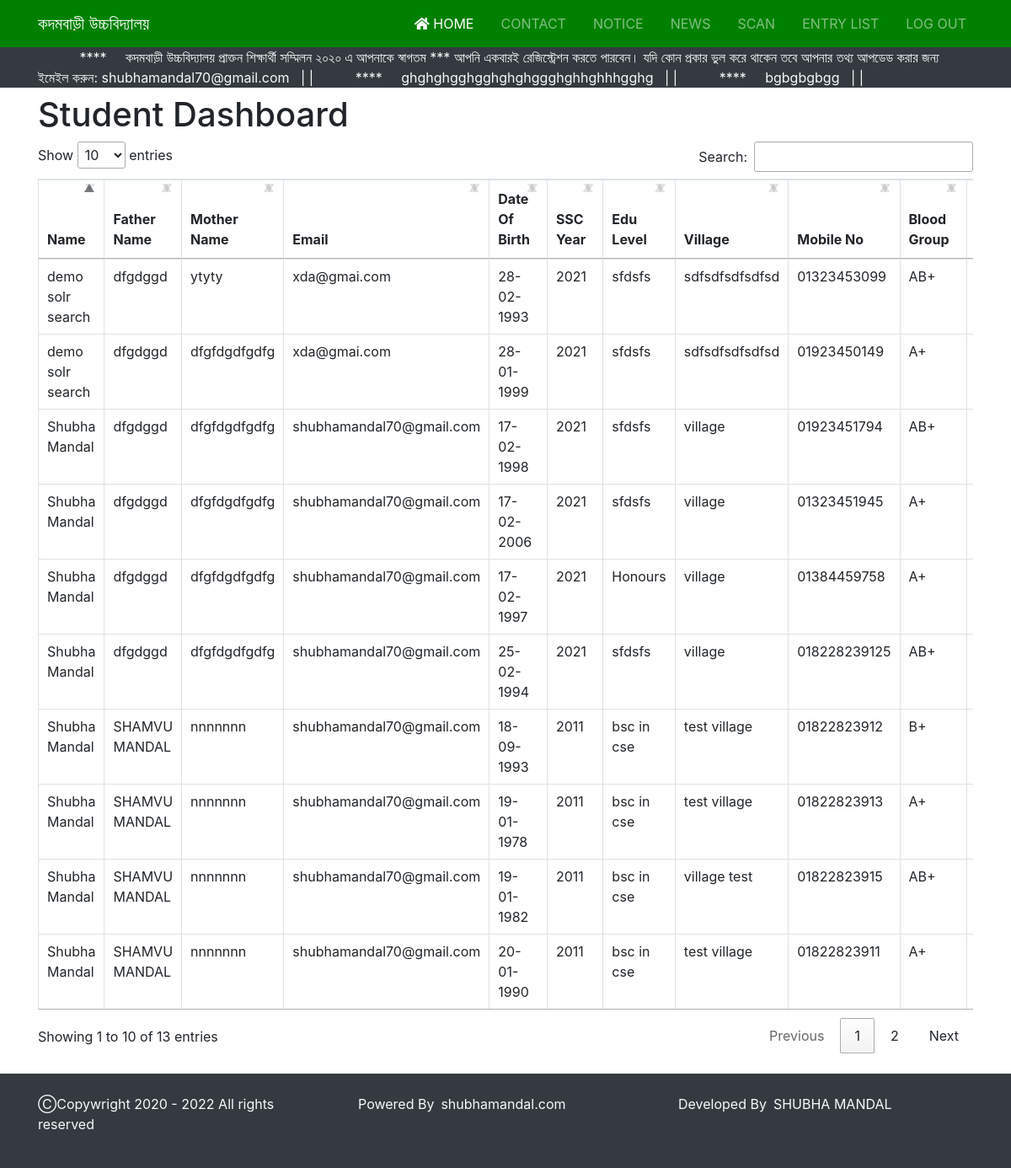
Screenshot of /src/user_dash_board/index.php (signed in) with the database file from the repository.
### tables this page shows
CREATE TABLE `news` (
  `id` int(11) NOT NULL,
  `title` varchar(50) NOT NULL,
  `news_description` varchar(500) NOT NULL,
  `date` datetime NOT NULL DEFAULT current_timestamp()
);

CREATE TABLE `students` (
  `id` int(10) NOT NULL,
  `name` varchar(30) NOT NULL,
  `father_name` varchar(40) NOT NULL,
  `mother_name` varchar(40) NOT NULL,
  `email` varchar(30) NOT NULL,
  `dob` datetime NOT NULL DEFAULT current_timestamp(),
  `exam` varchar(20) NOT NULL,
  `last_edu` varchar(25) NOT NULL,
  `village` varchar(50) NOT NULL,
  `mobile` varchar(20) NOT NULL,
  `blood` varchar(20) NOT NULL,
  `bkash` varchar(20) NOT NULL,
  `taka` int(30) NOT NULL,
  `trxid` varchar(20) NOT NULL,
  `gender` varchar(20) NOT NULL,
  `image` varchar(100) NOT NULL,
  `qr_image` varchar(50) NOT NULL,
  `barcode_image` varchar(255) NOT NULL,
  `string` varchar(50) NOT NULL,
  `date` datetime NOT NULL DEFAULT current_timestamp(),
  `status` varchar(50) NOT NULL
);

### src/user_dash_board/index.php (the view, shortened to what this page needs)
<?php
include("user_header.php");
include("../db.php");
$sql= "SELECT * FROM students";
$result = mysqli_query($conn,$sql);
?>
<div class="container">
    <div class="row">
        <div class="col-lg-12">
           <div class=" float-left mr-auto inline-block"><h1 class="mt-2">Student Dashboard</h1> </div>
                  <div class="table-responsive table--no-card m-b-30">
                  <table class="table data-table table-sm table-bordered table-hover " id="myTable">
                      <thead>
                          <tr>
                          <th>Name</th>
                          <th>Father Name</th>
                          <th>Mother Name</th>
                          <th>Email</th>
                          <th>Date Of Birth</th>
                          <th>SSC Year</th>
                          <th>Edu Level</th>
                          <th>Village</th>
                          <th>Mobile No</th>
                          <th>Blood Group</th>
                          <th>Bkash No </th>
                          </tr>
                      </thead>
                      <tbody>
                         <?php
                            $serial=0;
                         while($row = mysqli_fetch_assoc($result)) { $serial+=1;
                           ?>
                          <tr>
                              <td ><?= $row['name']?></td>
                              <td ><?= $row['father_name']?></td>
                              <td ><?= $row['mother_name']?></td>
                              <td ><?= $row['email']?></td>
                              <td ><?= date('d-m-Y',strtotime($row["dob"]));?></td>
                              <td ><?= $row['exam']?></td>
                              <td ><?= $row['last_edu']?></td>
                              <td ><?= $row['village']?></td>
                              <td ><?= $row['mobile']?></td>
                              <td ><?= $row['blood']?></td>
                              <td ><?= $row['bkash']?></td>
                          </tr>
                         <?php
                       }?>
                      </tbody>
                  </table>
                  </div>
        </div>
    </div>
</div>
<br>
<?php
include("user_footer.php");
 ?>

### src/user_dash_board/user_header.php (shortened to what this page needs)
<?php
include("../db.php");
$sql= "SELECT * FROM news ";
$result = mysqli_query($conn,$sql);
?>
<!DOCTYPE html>
<html lang="en">
<head>
  <link rel="stylesheet" href="../css/uikit.min.css">
  <link rel="stylesheet" href="../css/slick.css">
  <link rel="stylesheet" href="../css/slick-theme.css">
  <link rel="stylesheet" href="https://cdn.jsdelivr.net/npm/bootstrap@4.6.0/dist/css/bootstrap.min.css">
  <link rel="stylesheet" href="//cdn.datatables.net/1.10.20/css/jquery.dataTables.min.css">
  <link rel="stylesheet" href="../css/webfonts/fa-brands-400.ttf">
  <link rel="stylesheet" href="../css/fontawsome.min.css">
  <link rel="stylesheet" href="../scss/tables.scss">
  <link rel="stylesheet" href="../css/dataTables.bootstrap4.min.css">
  <link rel="stylesheet" href="../css/responsive.dataTables.min.css">
  <link rel="stylesheet" href="../css/bootstrap.min.css">
  <link rel="stylesheet" href="../css/style.css">
</head>
<body>
   <section id="showcase" class="bg-success">
        <nav class="navbar navbar-dark  navbar-expand-md" uk-sticky="top: 5; animation: uk-animation-slide-top; bottom: #sticky-on-scroll-up">
  <div class="container ">
    <a href="index.php" class="navbar-brand ">কদমবাড়ী উচ্চবিদ্যালয় </a>
    <div id="navbarNav" class="collapse navbar-collapse ">
      <ul class="navbar-nav ml-auto">
        <li class="nav-item active">
          <a class="nav-link" href="index.php"><i class="fas fa-home"></i> home</a>
        </li>
        <li class="nav-item">
          <a class="nav-link" href="contact_list.php">contact</a>
        </li>
        <li class="nav-item">
          <a class="nav-link" href="../support.php">notice </a>
        </li>
        <li class="nav-item">
          <a class="nav-link" href="news_post.php">News </a>
        </li>
        <li class="nav-item">
          <a class="nav-link" href="scanner.php">Scan </a>
        </li>
        <li class="nav-item">
          <a class="nav-link" href="entrycount.php" target="_blank">Entry List </a>
        </li>
        <li class="nav-item ">
        <a class="nav-link" href="../user_logout.php">log out</a>
        </li>
      </ul>
    </div>
  </div>
</nav>
   </section>
<section class="news bg-dark">
        <div class="container">
        <div class="row">
            <div class="col-md">
<marquee class="text-light" direction="left" onmouseover="this.stop();" onmouseout="this.start();">
  <?php
  if(mysqli_num_rows($result) >0){
    while($row = mysqli_fetch_assoc($result)) {
      echo "&nbsp;&nbsp;&nbsp;&nbsp;&nbsp;&nbsp;&nbsp;&nbsp;&nbsp;&nbsp; **** &nbsp;&nbsp;&nbsp;&nbsp;", $row["news_description"],"&nbsp;&nbsp;&nbsp;|&nbsp;|" ;
    }
  }
  ?>
  </marquee>
            </div>
        </div>
    </div>
</section>

### src/css/style.css (style rules this page uses)
.navbar { background: #008000; }
.navbar .nav-item { padding-left: 1em; }
.navbar .nav-item .nav-link { text-transform: uppercase; }

### rows the page displays
news: news_description "কদমবাড়ী উচ্চবিদ্যালয় প্রাক্তন শিক্ষার্থী সম্মিলন ২০২০ এ আপনাকে স্বাগতম *** আপনি একবারই রেজিস্ট্রেশন করতে পারবেন। যদি কোন প্রকার ভুল করে থাকেন তবে আপনার তথ্য আপডেড করার জন্য ইমেইল করুন: shubhamandal70@gmail.com"
news: news_description "ghghghgghgghghghggghghhghhhgghg"
news: news_description "bgbgbgbgg"
students: name "Shubha Mandal", father_name "dfgdggd", mother_name "dfgfdgdfgdfg", email "shubhamandal70@gmail.com", dob "17-02-1998", exam "2021", last_edu "sfdsfs", village "village", mobile "01923451794", blood "AB+"
students: name "Shubha Mandal", father_name "dfgdggd", mother_name "dfgfdgdfgdfg", email "shubhamandal70@gmail.com", dob "17-02-2006", exam "2021", last_edu "sfdsfs", village "village", mobile "01323451945", blood "A+"
students: name "Shubha Mandal", father_name "dfgdggd", mother_name "dfgfdgdfgdfg", email "shubhamandal70@gmail.com", dob "17-02-1997", exam "2021", last_edu "Honours", village "village", mobile "01384459758", blood "A+"
students: name "Shubha Mandal", father_name "dfgdggd", mother_name "dfgfdgdfgdfg", email "shubhamandal70@gmail.com", dob "25-02-1994", exam "2021", last_edu "sfdsfs", village "village", mobile "018228239125", blood "AB+"
students: name "Shubha Mandal", father_name "SHAMVU MANDAL", mother_name "nnnnnnn", email "shubhamandal70@gmail.com", dob "18-09-1993", exam "2011", last_edu "bsc in cse", village "test village", mobile "01822823912", blood "B+"
students: name "Shubha Mandal", father_name "SHAMVU MANDAL", mother_name "nnnnnnn", email "shubhamandal70@gmail.com", dob "19-01-1978", exam "2011", last_edu "bsc in cse", village "test village", mobile "01822823913", blood "A+"
students: name "Shubha Mandal", father_name "SHAMVU MANDAL", mother_name "nnnnnnn", email "shubhamandal70@gmail.com", dob "19-01-1982", exam "2011", last_edu "bsc in cse", village "village test", mobile "01822823915", blood "AB+"
students: name "Shubha Mandal", father_name "SHAMVU MANDAL", mother_name "nnnnnnn", email "shubhamandal70@gmail.com", dob "20-01-1990", exam "2011", last_edu "bsc in cse", village "test village", mobile "01822823911", blood "A+"
students: name "demo solr search", father_name "dfgdggd", mother_name "ytyty", email "xda@gmai.com", dob "28-02-1993", exam "2021", last_edu "sfdsfs", village "sdfsdfsdfsdfsd", mobile "01323453099", blood "AB+"
students: name "demo solr search", father_name "dfgdggd", mother_name "dfgfdgdfgdfg", email "xda@gmai.com", dob "28-01-1999", exam "2021", last_edu "sfdsfs", village "sdfsdfsdfsdfsd", mobile "01923450149", blood "A+"
